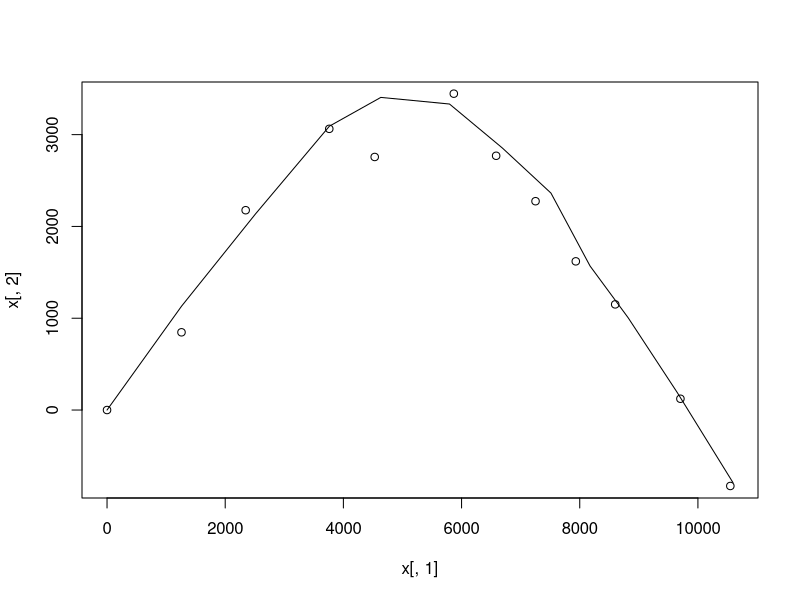

Reproduce this figure in R. (Note: this script raises an error after producing the figure.)
## ---- chunk 1
library(mvtnorm)
library(ggplot2)
## ---- chunk 2
#inputs
meas_err_sd<-200
pos_noise_sd<-10
velo_noise_sd<-40
k<-5 #number of seconds between observations
init_pos<-c(0,0)
init_velo<-c(250,250)
Tmax<-60 #number of seconds to run the simulation

iter_max<-floor(Tmax/k)
a<-c(0,-9.8) #acceleration
x<-matrix(NA,nrow=iter_max,ncol=4) #position and velocity
colnames(x)<-c("pos_horiz","pos_vert","velo_horiz","velo_vert")
y<-matrix(NA,nrow=iter_max,ncol=2) #observed position
colnames(y)<-c("pos_horiz","pos_vert")
x[1,]<-c(init_pos,init_velo)
y[1,]<-init_pos
A<-diag(4)
A[1:2,3:4]<-k*diag(2)
B<-rbind(.5*k^2*diag(2),k*diag(2))%*%a
C<-cbind(diag(2),matrix(0,nrow=2,ncol=2))
Sigma<-diag(c(rep(pos_noise_sd^2,2),rep(velo_noise_sd^2,2)))
R<-meas_err_sd^2*diag(2)

for(t in 2:iter_max){
  x[t,]<-rmvnorm(1,drop(A%*%x[(t-1),]+B),Sigma)
  y[t,]<-rmvnorm(1,drop(C%*%x[t,]),R)
}
plot(x[,1],x[,2],type="l")
points(y[,1],y[,2])
## ---- chunk 3
rmvnorm_info<-function(n,theta,Lambda){
  # returns n by d matrix. n=number of replicates
  # d=dimension of multivariate normal
  # theta= offset parameter
  # Lambda = information matrix
  # special case of n=1, returns a vector, otherwise, a matrix
  S<-solve(Lambda)
  m<-solve(Lambda,theta)
  if(n>1){
    return(rmvnorm(n,m,S))
  } else {
    return(drop(rmvnorm(n,m,S)))
  }
}

backward_kalman_msgs<-function(y,z,pars,C,R){
  # inputs:
  # y is a matrix where each row is an observation
  # z is a vector of mode indicators. For time-invarying dynamics, set z=rep(1,ncol(y))
  # pars is a list, one element for each unique mode (==length(unique(z)))
  # pars[[i]] is a list containing time-varying parameters
  # "A" is transition matrix for linear dynamical system (LDS)
  # "B" is additive term for transition in LDS
  # "Sigma" is noise for transition in LDS
  # C and R are (time-invariant) parameters for observation model
  Tmax<-nrow(y)
  #D<-ncol(y)
  eye<-diag(ncol(A))
  #note if u=chol(R) then R=u'u, NOT uu'.
  #R^{-1} = u^{-1}u^{-T}
  #implementing Algorithm 19 from Emily Fox MIT dissertation
  #U<-chol(R)
  #UtiC<-solve(t(U),C)
  #CtRiC<-t(UtiC)%*%UtiC
  CtRiC<-t(C)%*%solve(R,C)
  #initialize messages
  Lambda_tt<-lapply(1:Tmax,function(x){CtRiC})
  theta_tt<-t(apply(y,1,function(yt){t(UtiC)%*%solve(t(U),yt)}))
  for(t in Tmax:1){
    Lambda<-Lambda_tt[[t]]
    par_t<-pars[[z[t]]]
    A<-par_t[["A"]]
    B<-par_t[["B"]]
    Sigma<-par_t[["Sigma"]]
    Si<-solve(Sigma)
    Jt<-t(solve(Lambda+Si,Lambda))
    Lt<-eye - Jt
    Lam<-t(A)%*%(Lt%*%Lambda%*%t(Lt)+Jt%*%solve(Sigma,t(Jt)))%*%A
    theta<-t(A)%*%Lt%*%(theta_tt[t,] - Lambda%*%B)
    if(t>1){
      Lambda_tt[[t-1]]<-Lam+CtRiC #or Lam+Lambda_tt[[t-1]]
      theta_tt[t-1,]<-theta+theta_tt[t-1,]
    } else {
      Lambda_00<-Lam
      theta_00<-theta
    }
  }
  res<-list()
  res[["info_matrix_msgs"]]<-Lambda_tt #latent state dim x latent state dim
  res[["offset_msgs"]]<-theta_tt #Tmax by dimension of latent state
  res[["info_matrix_init"]]<-Lambda_00
  res[["offset_msg_init"]]<-theta_00
  return(res)
}

fwd_kalman_sample<-function(z,pars,Lambda_00,Lambda_tt,theta_00,theta_tt,xs=NULL){
  # z,pars are as described in backward_kalman_msgs
  # remaining parameters are form output of backward_kalman_msgs:
  # Lambda_tt is list of all the information matrix messages from backward Kalman Filter
  # Lambda_00 is initial information matrix
  # theta_00 is initial offset parameter vector
  # theta_tt is matrix where row t is offset parameter for step t in the time series
  # can save time by pre-allocating result matrix xs
  Tmax<-length(z)
  if(is.null(xs)){
    D<-ncol(pars[[1]][["Sigma"]])
    xs<-matrix(NA,nrow=Tmax,ncol=D)
  }
  xs0<-rmvnorm_info(1,theta_00,Lambda_00) #initialize x0, not sure if right
  for(t in 1:Tmax){
    par_t<-pars[[z[t]]]
    A<-par_t[["A"]]
    B<-par_t[["B"]]
    Sigma<-par_t[["Sigma"]]
    info_mat<-solve(Sigma)+Lambda_tt[[t]]
    if(t==1){
      offset<-solve(Sigma,A%*%xs0+B)+theta_tt[t,]
    } else {
      offset<-solve(Sigma,A%*%xs[t-1,]+B)+theta_tt[t,]
    }
    xs[t,]<-rmvnorm_info(1,offset,info_mat)
  }
  return(xs)
}
rLDS<-function(n,y,z,pars,C,R){
  # convenience wrapper for combining backward_kalman_msgs with fwd_kalman_sample
  # n is number of desired samples
  # each sample is a matrix
  # returns a list of length n
  # special case n=1, returns a single matrix
  # dim(matrix) is nrow=number of steps in time series, ncol=dim(latent state)
  msg_b<-backward_kalman_msgs(y,z,pars,C,R)
  L_tt<-msg_b[["info_matrix_msgs"]] #latent state dim x latent state dim
  th_tt<-msg_b[["offset_msgs"]] #Tmax by dimension of latent state
  L_00<-msg_b[["info_matrix_init"]]
  th_00<-msg_b[["offset_msg_init"]]
  res<-replicate(n,fwd_kalman_sample(z,pars,L_00,L_tt,th_00,th_tt),simplify=FALSE)
  return(res)
}
rLDS_melt<-function(LDS_samples,cnames=NULL){
  # takes output of rLDS and converts into a giant data frame
  # facilitates making plots with ggplot()
  #for(n in 1:length(LDS_samples)){
  #  LDS_samples[[n]]<-cbind(LDS_samples[[n]],"id"=n)
  #}
  Tmax<-nrow(LDS_samples[[1]])
  D<-ncol(LDS_samples[[1]])
  n<-length(LDS_samples)
  res<-do.call("rbind",LDS_samples)
  res<-cbind(res,"id"=rep(1:n,each=Tmax))
  if(is.null(cnames)){
    return(res)
  } else {
    colnames(res)<-c(cnames,"id")
    return(res)
  }
}
## ---- chunk 4
pars<-list()
pars[[1]]<-list("A"=A,"B"=B,"Sigma"=Sigma)
z<-rep(1,nrow(y)) #default to only one mode
xs<-rLDS(10,y,z,pars,C,R) #ten samples from the joint posterior
# munge res into ggplot compatible format
xs<-rLDS_melt(xs,colnames(x))
#plot(xs[,1],xs[,2],col="red")
#lines(x[,1],x[,2],col="blue")
#points(y[,1],y[,2],col="green")
